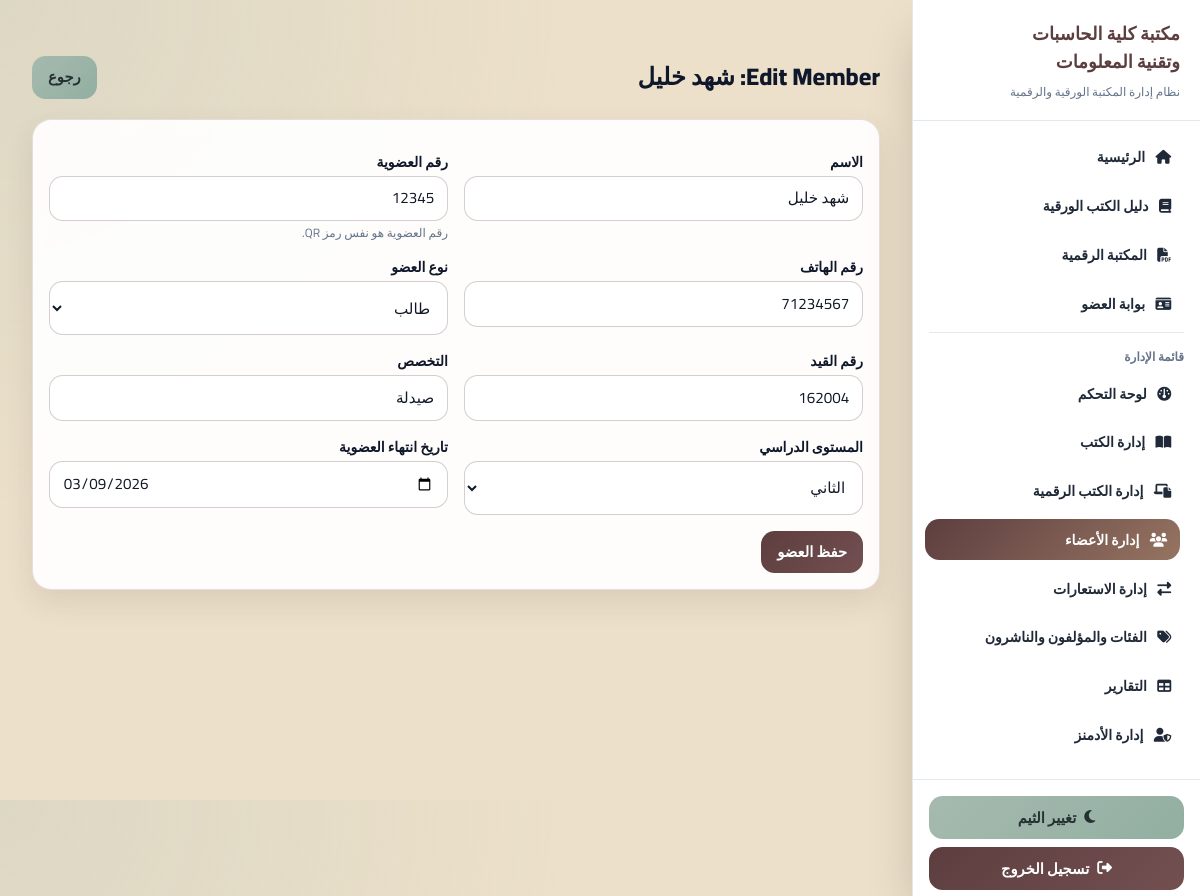
Screenshot of /members/3/edit/ (signed in) with the database file from the repository.
### members/models.py (models this page shows, shortened)
class Member(models.Model):
    MEMBER_TYPE = [
        ("student", "طالب"),
        ("staff", "موظف"),
        ("faculty", "هيئة تدريس"),
    ]
    STUDY_LEVEL = [
        ("first", "الأول"),
        ("second", "الثاني"),
        ("third", "الثالث"),
        ("fourth", "الرابع"),
    ]
    name = models.CharField(max_length=200)
    membership_number = models.CharField(max_length=50, unique=True)
    phone = models.CharField(max_length=20)
    member_type = models.CharField(max_length=20, choices=MEMBER_TYPE)
    university_id = models.CharField(max_length=50, blank=True, null=True)
    major = models.CharField(max_length=200, blank=True, null=True)
    level = models.CharField(max_length=10, choices=STUDY_LEVEL, blank=True, null=True)
    workplace = models.CharField(max_length=200, blank=True, null=True)
    membership_expiry = models.DateField()
    created_at = models.DateTimeField(auto_now_add=True)

### members/views.py (the view)
# urls.py: path("<int:member_id>/edit/", views.edit_member, name="edit_member"),
@admin_capability_required("can_manage_members")
def edit_member(request, member_id):
    member = get_object_or_404(Member, id=member_id)
    if request.method == "POST":
        form = MemberForm(request.POST, instance=member)
        if form.is_valid():
            form.save()
            messages.success(request, "Member updated successfully.")
            return redirect("member_list")
    else:
        form = MemberForm(instance=member)
    return render(
        request,
        "members/edit_member.html",
        {"form": form, "member": member, "title": f"Edit Member: {member.name}"},
    )

### accounts/services.py (called while the page is built)
def is_library_admin(user):
    return user.is_authenticated and (
        user.is_superuser or user.is_staff or getattr(user, "is_admin", False)
    )

def has_admin_capability(user, capability):
    if user.is_superuser:
        return True
    return bool(getattr(user, capability, False))

def admin_capability_required(capability):
    def decorator(view_func):
        @login_required(login_url="login")
        @wraps(view_func)
        def _wrapped(request, *args, **kwargs):
            if not is_library_admin(request.user):
                raise PermissionDenied("Admin access required.")
            if not has_admin_capability(request.user, capability):
                raise PermissionDenied("You do not have permission to access this page.")
            return view_func(request, *args, **kwargs)
        return _wrapped
    return decorator

### templates/members/edit_member.html
﻿{% extends "members/add_member.html" %}

### templates/members/add_member.html (shortened to what this page needs)
﻿{% extends "base.html" %}
{% block content %}
<section class="max-w-4xl mx-auto space-y-5">
    <div class="flex items-center justify-between">
        <h1 class="text-2xl font-extrabold">{{ title }}</h1>
        <a href="{% url 'member_list' %}" class="btn-secondary">رجوع</a>
    </div>
    <form method="post" class="card space-y-4">
        <div class="grid grid-cols-1 md:grid-cols-2 gap-4">
            {% for field in form %}
                <div data-member-field="{{ field.name }}">
                    <label for="{{ field.id_for_label }}" class="block text-sm font-semibold mb-1">{{ field.label }}</label>
                    {{ field }}
                    {% if field.help_text %}
                        <p class="text-xs text-slate-500 mt-1">{{ field.help_text }}</p>
                    {% endif %}
                </div>
            {% endfor %}
        </div>
        <button type="submit" class="btn-primary">حفظ العضو</button>
    </form>
</section>
{% endblock %}

### libraryms/static/css/styles.css (style rules this page uses)
body { font-family: 'Cairo', sans-serif; background: radial-gradient(circle at top left, rgba(166, 186, 174, 0.22), transparent 40%), var(--c3); }
.card { background: rgba(255, 255, 255, 0.92); border: 1px solid rgba(93, 62, 63, 0.16); border-radius: 1.2rem; box-shadow: 0 12px 28px rgba(93, 62, 63, 0.12); padding: 1rem; backdrop-filter: blur(6px); }
.input-field { width: 100%; border: 1px solid rgba(93, 62, 63, 0.25); border-radius: 0.85rem; padding: 0.65rem 0.8rem; background: #ffffff; color: #111827; font-size: 0.95rem; }
.btn-primary, .btn-secondary { border: 0; border-radius: 0.85rem; padding: 0.65rem 1rem; font-size: 0.92rem; font-weight: 800; cursor: pointer; display: inline-flex; align-items: center; justify-content: center; text-decoration: none; transition: transform 0.2s ease, filter 0.2s ease; }
.btn-primary { background: linear-gradient(135deg, var(--c1) 0%, #734f50 100%); color: #ffffff; }
.btn-secondary { background: linear-gradient(135deg, var(--c4) 0%, #92afa2 100%); color: #253032; }

### rows the page displays
Member: form "شهد خليل" "12345" "71234567" "طالب" "162004" "صيدلة" "الثاني" "03/09/2026"

### other values shown
{{ title }} "Edit Member: شهد خليل"
{{ field.label }} "الاسم" "رقم العضوية" "رقم الهاتف" "نوع العضو" "رقم القيد" "التخصص" "المستوى الدراسي" "تاريخ انتهاء العضوية"
{{ field.help_text }} "رقم العضوية هو نفس رمز QR."
